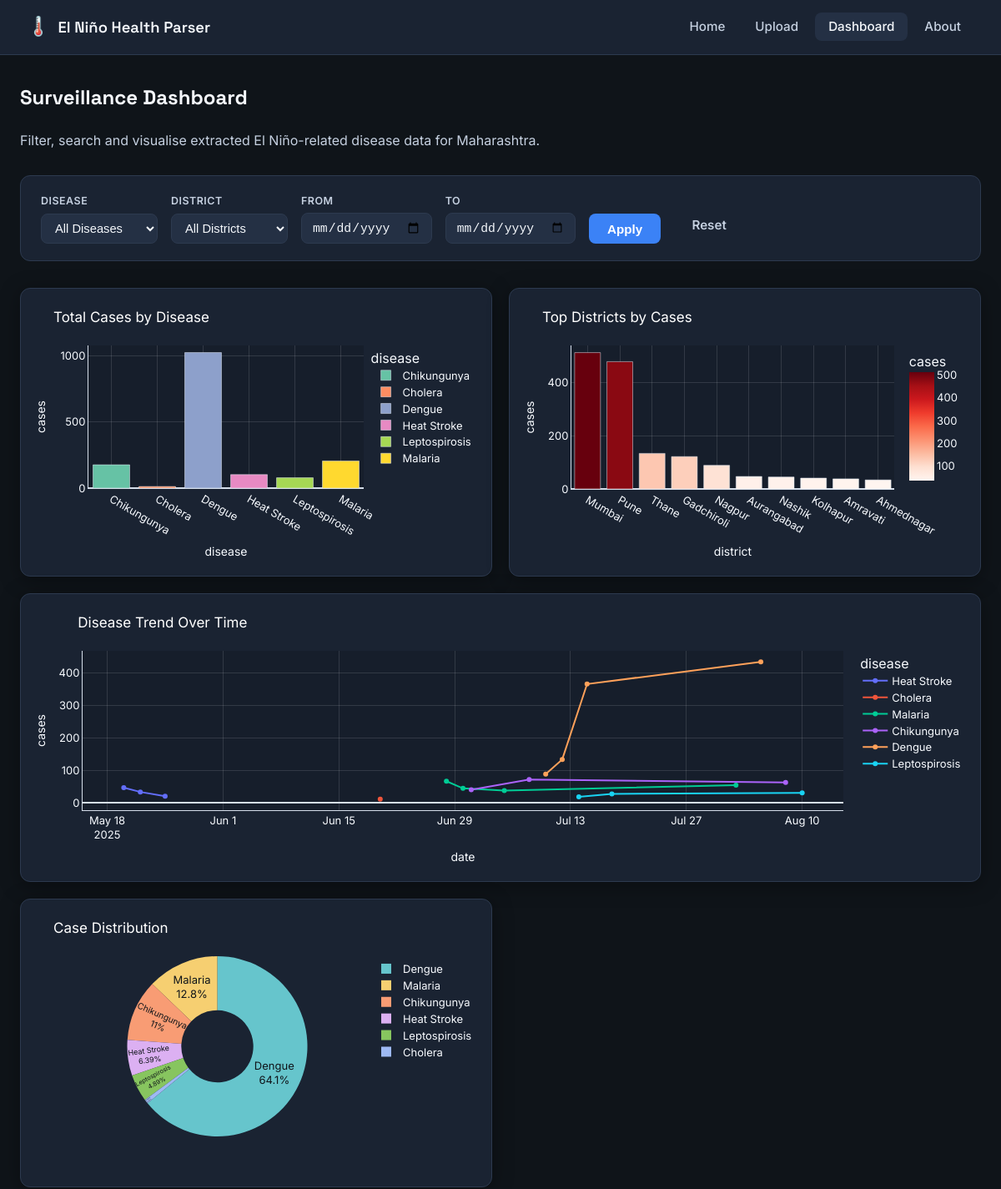
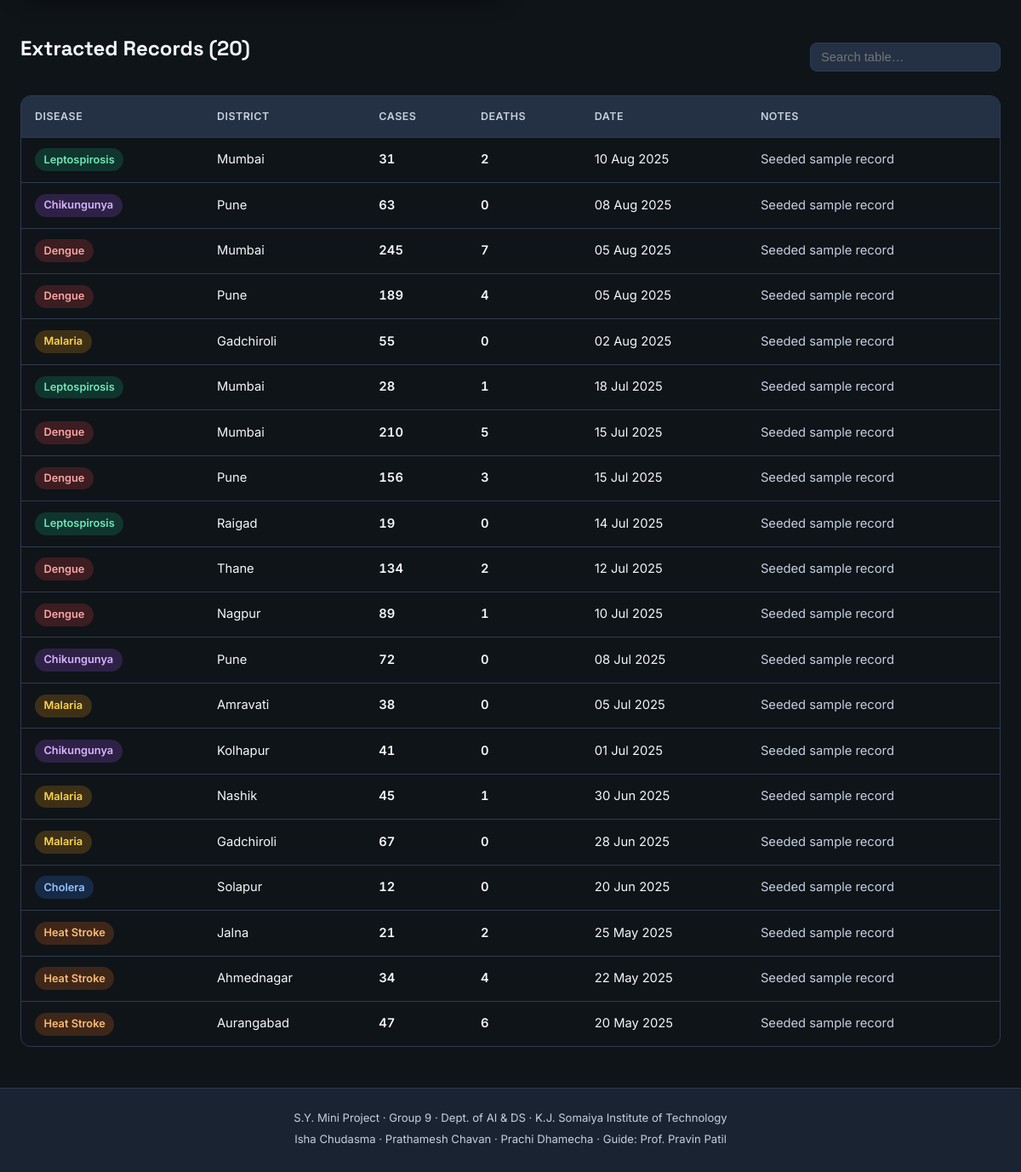
/dashboard, run on the app's committed database (2 pictures, top to bottom).
### app.py (models this page shows)
class DiseaseRecord(db.Model):
    __tablename__ = "disease_records"
    id = db.Column(db.Integer, primary_key=True)
    bulletin_id = db.Column(db.Integer, db.ForeignKey("bulletins.id"), nullable=False)
    disease = db.Column(db.String(100), nullable=False, index=True)
    district = db.Column(db.String(100), nullable=False, index=True)
    cases = db.Column(db.Integer, default=0)
    deaths = db.Column(db.Integer, default=0)
    report_date = db.Column(db.Date, index=True)
    notes = db.Column(db.String(255))
    created_at = db.Column(db.DateTime, default=datetime.utcnow)

### app.py (the view)
@app.route("/dashboard")
def dashboard():
    disease_filter = request.args.get("disease", "")
    district_filter = request.args.get("district", "")
    date_from = request.args.get("date_from", "")
    date_to = request.args.get("date_to", "")
    query = DiseaseRecord.query
    if disease_filter:
        query = query.filter(DiseaseRecord.disease == disease_filter)
    if district_filter:
        query = query.filter(DiseaseRecord.district == district_filter)
    if date_from:
        try:
            query = query.filter(DiseaseRecord.report_date >= datetime.strptime(date_from, "%Y-%m-%d").date())
        except ValueError:
            pass
    if date_to:
        try:
            query = query.filter(DiseaseRecord.report_date <= datetime.strptime(date_to, "%Y-%m-%d").date())
        except ValueError:
            pass
    records = query.order_by(DiseaseRecord.report_date.desc()).all()
    all_records = DiseaseRecord.query.all()
    df = pd.DataFrame([{
        "disease": r.disease,
        "district": r.district,
        "cases": r.cases,
        "deaths": r.deaths,
        "date": r.report_date.isoformat() if r.report_date else None,
    } for r in all_records])
    charts = {}
    if not df.empty:
        disease_sum = df.groupby("disease")["cases"].sum().reset_index()
        fig1 = px.bar(disease_sum, x="disease", y="cases", color="disease",
                      title="Total Cases by Disease",
                      color_discrete_sequence=px.colors.qualitative.Set2)
        style_fig(fig1)
        charts["by_disease"] = json.dumps(fig1, cls=PlotlyJSONEncoder)
        dist_sum = df.groupby("district")["cases"].sum().nlargest(10).reset_index()
        fig2 = px.bar(dist_sum, x="district", y="cases", color="cases",
                      title="Top Districts by Cases",
                      color_continuous_scale="Reds")
        style_fig(fig2)
        charts["by_district"] = json.dumps(fig2, cls=PlotlyJSONEncoder)
        if "date" in df.columns and df["date"].notna().any():
            trend = df.groupby(["date", "disease"])["cases"].sum().reset_index()
            fig3 = px.line(trend, x="date", y="cases", color="disease",
                           title="Disease Trend Over Time", markers=True)
            style_fig(fig3)
            charts["trend"] = json.dumps(fig3, cls=PlotlyJSONEncoder)
        fig4 = px.pie(disease_sum, names="disease", values="cases",
                      title="Case Distribution", hole=0.4,
                      color_discrete_sequence=px.colors.qualitative.Pastel)
        style_fig(fig4)
        fig4.update_traces(textposition="inside", textinfo="percent+label",
                           textfont=dict(color="#0f1419", size=13))
        charts["pie"] = json.dumps(fig4, cls=PlotlyJSONEncoder)
    all_diseases = [r[0] for r in db.session.query(DiseaseRecord.disease).distinct()]
    all_districts = [r[0] for r in db.session.query(DiseaseRecord.district).distinct()]
    return render_template(
        "dashboard.html",
        records=records,
        charts=charts,
        all_diseases=sorted(all_diseases),
        all_districts=sorted(all_districts),
        disease_filter=disease_filter,
        district_filter=district_filter,
        date_from=date_from,
        date_to=date_to,
    )

### templates/dashboard.html (shortened to what this page needs)
{% extends "base.html" %}
{% block content %}
<section class="page-header">
  <h1>Surveillance Dashboard</h1>
  <p>Filter, search and visualise extracted El Niño-related disease data for Maharashtra.</p>
</section>
<form class="filter-bar" method="GET" action="{{ url_for('dashboard') }}">
  <div class="filter-group">
    <label for="disease">Disease</label>
    <select name="disease" id="disease">
      <option value="">All Diseases</option>
    </select>
  </div>
  <div class="filter-group">
    <label for="district">District</label>
    <select name="district" id="district">
      <option value="">All Districts</option>
    </select>
  </div>
  <div class="filter-group">
    <label for="date_from">From</label>
    <input type="date" name="date_from" id="date_from" value="{{ date_from }}">
  </div>
  <div class="filter-group">
    <label for="date_to">To</label>
    <input type="date" name="date_to" id="date_to" value="{{ date_to }}">
  </div>
  <button type="submit" class="btn btn-primary">Apply</button>
  <a href="{{ url_for('dashboard') }}" class="btn btn-ghost">Reset</a>
</form>
{% if charts %}
<div class="chart-grid">
  {% if charts.by_disease %}
  <div class="chart-card">
    <div id="chart-disease" class="chart"></div>
  </div>
  {% endif %}
  {% if charts.by_district %}
  <div class="chart-card">
    <div id="chart-district" class="chart"></div>
  </div>
  {% endif %}
  {% if charts.trend %}
  <div class="chart-card chart-wide">
    <div id="chart-trend" class="chart"></div>
  </div>
  {% endif %}
  {% if charts.pie %}
  <div class="chart-card">
    <div id="chart-pie" class="chart"></div>
  </div>
  {% endif %}
</div>
{% else %}
<div class="empty-state">
  <p>No data yet. <a href="{{ url_for('seed') }}">Load demo data</a> or <a href="{{ url_for('upload') }}">upload a bulletin</a>.</p>
</div>
{% endif %}
<section class="records-section">
  <div class="section-header">
    <h2>Extracted Records ({{ records|length }})</h2>
    <div class="table-actions">
      <input type="search" id="tableSearch" placeholder="Search table…" class="search-input">
    </div>
  </div>
  <div class="table-wrap">
    <table class="data-table" id="recordsTable">
      <thead>
        <tr>
          <th>Disease</th>
          <th>District</th>
          <th>Cases</th>
          <th>Deaths</th>
          <th>Date</th>
          <th>Notes</th>
        </tr>
      </thead>
      <tbody>
        {% for r in records %}
        <tr>
          <td><span class="badge badge-{{ r.disease|lower|replace(' ', '-') }}">{{ r.disease }}</span></td>
          <td>{{ r.district }}</td>
          <td class="num">{{ r.cases }}</td>
          <td class="num">{{ r.deaths }}</td>
          <td>{{ r.report_date.strftime('%d %b %Y') if r.report_date else '—' }}</td>
          <td class="notes">{{ r.notes or '—' }}</td>
        </tr>
        {% else %}
        <tr><td colspan="6" class="empty">No matching records.</td></tr>
        {% endfor %}
      </tbody>
    </table>
  </div>
</section>
{% endblock %}

### templates/base.html (shortened to what this page needs)
<!DOCTYPE html>
<html lang="en">
<head>
  <link rel="stylesheet" href="{{ url_for('static', filename='css/style.css') }}">
</head>
<body>
  <nav class="navbar">
    <div class="nav-brand">
      <span class="logo-icon">🌡️</span>
      <span class="logo-text">El Niño Health Parser</span>
    </div>
    <ul class="nav-links">
      <li><a href="{{ url_for('index') }}" class="{% if request.endpoint == 'index' %}active{% endif %}">Home</a></li>
      <li><a href="{{ url_for('upload') }}" class="{% if request.endpoint == 'upload' %}active{% endif %}">Upload</a></li>
      <li><a href="{{ url_for('dashboard') }}" class="{% if request.endpoint == 'dashboard' %}active{% endif %}">Dashboard</a></li>
      <li><a href="{{ url_for('about') }}" class="{% if request.endpoint == 'about' %}active{% endif %}">About</a></li>
    </ul>
  </nav>
  <main class="main-content">
    {% block content %}{% endblock %}
  </main>
  <footer class="footer">
    <p>S.Y. Mini Project · Group 9 · Dept. of AI &amp; DS · K.J. Somaiya Institute of Technology</p>
    <p>Isha Chudasma · Prathamesh Chavan · Prachi Dhamecha · Guide: Prof. Pravin Patil</p>
  </footer>
</body>
</html>

### data on the page
DiseaseRecord: disease "Leptospirosis", district "Mumbai", cases "31", deaths "2", report_date "10 Aug 2025", notes "Seeded sample record"
DiseaseRecord: disease "Chikungunya", district "Pune", cases "63", deaths "0", report_date "08 Aug 2025", notes "Seeded sample record"
DiseaseRecord: disease "Dengue", district "Mumbai", cases "245", deaths "7", report_date "05 Aug 2025", notes "Seeded sample record"
DiseaseRecord: disease "Dengue", district "Pune", cases "189", deaths "4", report_date "05 Aug 2025", notes "Seeded sample record"
DiseaseRecord: disease "Malaria", district "Gadchiroli", cases "55", deaths "0", report_date "02 Aug 2025", notes "Seeded sample record"
DiseaseRecord: disease "Leptospirosis", district "Mumbai", cases "28", deaths "1", report_date "18 Jul 2025", notes "Seeded sample record"
DiseaseRecord: disease "Dengue", district "Mumbai", cases "210", deaths "5", report_date "15 Jul 2025", notes "Seeded sample record"
DiseaseRecord: disease "Dengue", district "Pune", cases "156", deaths "3", report_date "15 Jul 2025", notes "Seeded sample record"
DiseaseRecord: disease "Leptospirosis", district "Raigad", cases "19", deaths "0", report_date "14 Jul 2025", notes "Seeded sample record"
DiseaseRecord: disease "Dengue", district "Thane", cases "134", deaths "2", report_date "12 Jul 2025", notes "Seeded sample record"
DiseaseRecord: disease "Dengue", district "Nagpur", cases "89", deaths "1", report_date "10 Jul 2025", notes "Seeded sample record"
DiseaseRecord: disease "Chikungunya", district "Pune", cases "72", deaths "0", report_date "08 Jul 2025", notes "Seeded sample record"
DiseaseRecord: disease "Malaria", district "Amravati", cases "38", deaths "0", report_date "05 Jul 2025", notes "Seeded sample record"
DiseaseRecord: disease "Chikungunya", district "Kolhapur", cases "41", deaths "0", report_date "01 Jul 2025", notes "Seeded sample record"
DiseaseRecord: disease "Malaria", district "Nashik", cases "45", deaths "1", report_date "30 Jun 2025", notes "Seeded sample record"
DiseaseRecord: disease "Malaria", district "Gadchiroli", cases "67", deaths "0", report_date "28 Jun 2025", notes "Seeded sample record"
DiseaseRecord: disease "Cholera", district "Solapur", cases "12", deaths "0", report_date "20 Jun 2025", notes "Seeded sample record"
DiseaseRecord: disease "Heat Stroke", district "Jalna", cases "21", deaths "2", report_date "25 May 2025", notes "Seeded sample record"
DiseaseRecord: disease "Heat Stroke", district "Ahmednagar", cases "34", deaths "4", report_date "22 May 2025", notes "Seeded sample record"
DiseaseRecord: disease "Heat Stroke", district "Aurangabad", cases "47", deaths "6", report_date "20 May 2025", notes "Seeded sample record"

### other printed values
{{ records|length }} "20"
